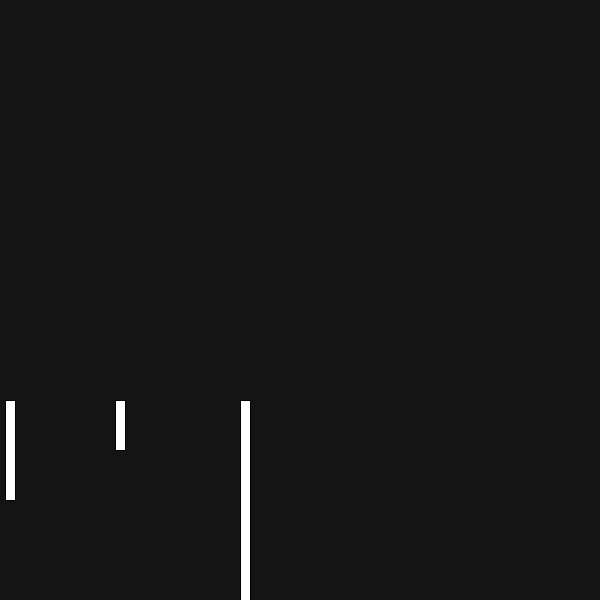
Frame 1 (no input)
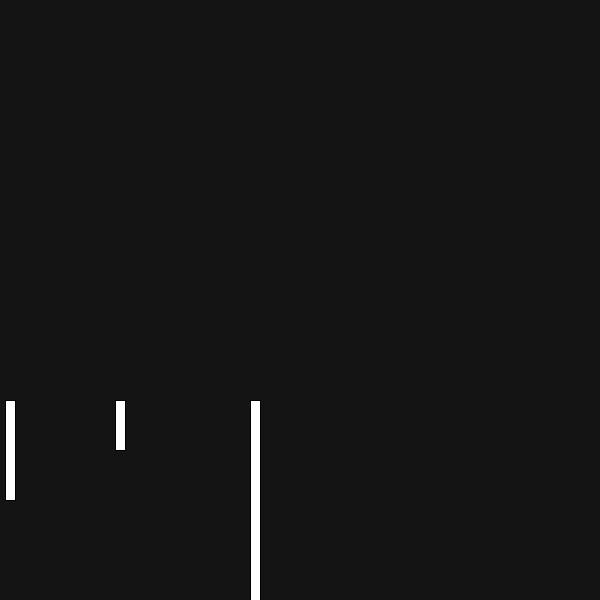
Frame 60 (the mouse pressed at the canvas centre just before this capture)
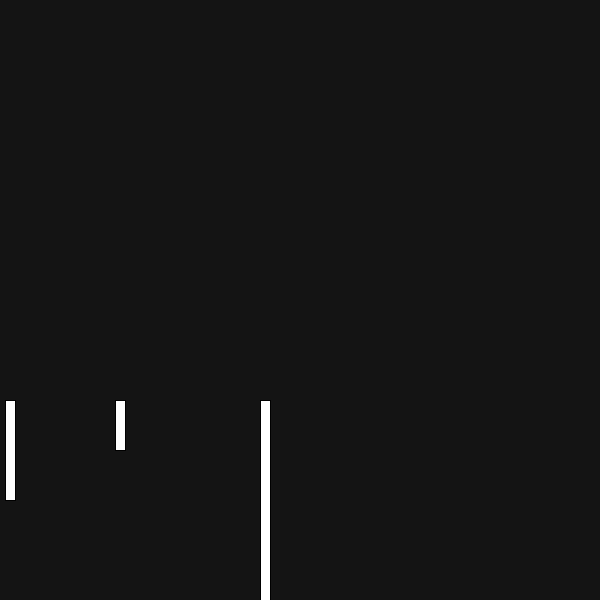
Frame 120 (the mouse held since frame 60 and released just before this capture)

The Processing sketch that drew these frames (run headless with seeded random() and noise(); from frame 60 on, the mouse is pressed at the canvas centre):

// Processing sketch: Question_9
// ── Question_9.pde
void setup() {
  size(600, 600);
}

void draw() {
  background(20);
  
  fill(255);
  
  float hourPos = map(hour(), 0, 60, 0, width/2);
  rect(hourPos, 400, width/60, 50);
  
  float minutePos = map(minute(), 0, 60, 0, width/2);
  rect(minutePos, 400, width/60, 100);
  
  float secondPos = map(second(), 0, 60, 0, width);
  rect(secondPos, 400, width/60, 600);
  
}
